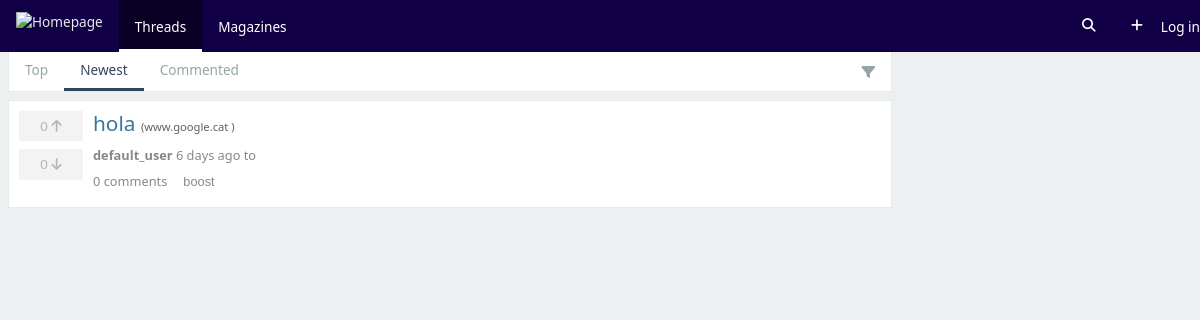
The page / on the database its author committed.
### api/models/thread.py (models this page shows, shortened)
class Publicacio(models.Model):
    num_likes = models.PositiveIntegerField(default=0)
    num_dislikes = models.PositiveIntegerField(default=0)
    author = models.ForeignKey(User, on_delete=models.CASCADE, default='default_user')
    title = models.TextField(max_length=255, default='')
    body = models.TextField(max_length=35000, null=True)
    creation_data = models.DateTimeField(default=timezone.now)
    num_coments = models.PositiveIntegerField(default=0)
    num_boosts = models.PositiveIntegerField(default=0)
    magazine = models.ForeignKey(Magazine, on_delete=models.CASCADE)
    def temps_desde_creacio(self):
        temps = timezone.now()
        diff = temps - self.creation_data
        anys = diff.days // 365
        if anys > 0:
            return "{} years ago".format(anys)
        mesos = diff.days // 30
        if mesos > 0:
            if mesos == 1: return "1 month ago"
            return "{} months ago".format(mesos)
        setmanes = diff.days // 7
        if setmanes > 0:
            if setmanes == 1: return "1 week ago"
            return "{} weeks ago".format(setmanes)
        dies = diff.days % 7
        if dies > 0:
            if dies == 1: return "1 day ago"
            return "{} days ago".format(dies)

class Link(Publicacio):
    url = models.TextField(max_length=35000,default='')

class Publicacio(models.Model):
    num_likes = models.PositiveIntegerField(default=0)
    num_dislikes = models.PositiveIntegerField(default=0)
    author = models.ForeignKey(User, on_delete=models.CASCADE, default='default_user')
    title = models.TextField(max_length=255, default='')
    body = models.TextField(max_length=35000, null=True)
    creation_data = models.DateTimeField(default=timezone.now)
    num_coments = models.PositiveIntegerField(default=0)
    num_boosts = models.PositiveIntegerField(default=0)
    magazine = models.ForeignKey(Magazine, on_delete=models.CASCADE)
    def temps_desde_creacio(self):
        temps = timezone.now()
        diff = temps - self.creation_data
        anys = diff.days // 365
        if anys > 0:
            return "{} years ago".format(anys)
        mesos = diff.days // 30
        if mesos > 0:
            if mesos == 1: return "1 month ago"
            return "{} months ago".format(mesos)
        setmanes = diff.days // 7
        if setmanes > 0:
            if setmanes == 1: return "1 week ago"
            return "{} weeks ago".format(setmanes)
        dies = diff.days % 7
        if dies > 0:
            if dies == 1: return "1 day ago"
            return "{} days ago".format(dies)

### api/views/publicacio_view.py (the view)
# urls.py: path('', views.main_list, {'ordre': 'newest', 'filter': 'tot'}, name='main'),
def main_list(request, ordre=None, filter=None, eliminat=None):
    links = Link.objects.all()
    threads = Thread.objects.all()
    user = request.GET.get('user')
    django_username = request.GET.get('django_user')
    djangoUser = {}
    if user is not None and django_username is not None:
        djangoUser = {
            'user': DjangoUser.objects.get(username=django_username),
            'username': user,
        }
    if ordre == '': ordre = 'newest'
    if filter == 'links':
        tot = links
    elif filter == 'threads':
        tot = threads
    else:
        tot = list(links) + list(threads)
    if ordre == 'top':
        tot = sorted(tot, key=lambda x: x.num_likes, reverse=True)
    elif ordre == 'newest':
        tot = sorted(tot, key=lambda x: x.creation_data, reverse=True)
    elif ordre == 'commented':
        tot = sorted(tot, key=lambda x: x.num_coments, reverse=True)
    context = {'threads': tot, 'active_option': ordre, 'active_filter': filter, 'eliminat': eliminat}
    template = loader.get_template('home.html')
    return HttpResponse(template.render(context, request))

### api/context_processors.py (called while the page is built)
def usuari_context_processor(request):
    return {'usuari': getattr(request, 'usuari', None)}

### api/templates/home.html (shortened to what this page needs)
{% load static %}
<!DOCTYPE html>
<html lang="ca" style="font-size: 100%">
<head>
    <link rel="stylesheet" href="{% static '/css/824.b4cc3385.css' %}" data-turbo-track="reload">
    <link rel="stylesheet" href="{% static '/css/app.910c0aab.css' %}" data-turbo-track="reload">
</head>
<body class="theme--light" data-controller="kbin notifications" data-turbo="false">
{% include 'base.html' with actiu='threads'%}
<div id="middle" class="page-entry-front">
    <div class="kbin-container">
        <main id="main" class="" data-controller="lightbox timeago">
            <aside id="options" class="options options--top">
                <menu class="options__main no-scroll">
                    <li><a class="{% if active_option == 'top' %}active{% endif %}"
                           href="/top/{{ active_filter }}">Top</a></li>
                    <li><a class="{% if active_option == 'newest' %}active{% endif %}"
                           href="/newest/{{ active_filter }}">Newest</a></li>
                    <li><a class="{% if active_option == 'commented' %}active{% endif %}"
                           href="/commented/{{ active_filter }}">Commented</a></li>
                </menu>
                <menu class="options__filters">
                    <li class="dropdown">
                        <button aria-label="Filtrar per tipus" title="Filtrar per tipus"><i
                                class="fa-solid fa-filter"></i>
                        </button>
                    </li>
                </menu>
            </aside>
            <div id="content">
                {% for thread in threads %}
                    {% include 'show_threads.html' %}
                {% endfor %}
            </div>
        </main>
    </div>
</div>
</body>
</html>

### api/templates/show_threads.html (shortened to what this page needs)
<!DOCTYPE html>
<html lang="en">
<article
        class="entry section subject{% if thread.author.email == user.email %} own{% endif %}{% if single %} entry--single section--top{% endif %}">
    <header>
        <h1>
            <a rel="nofollow noopener noreferrer" href="{% url 'veure_thread' thread.id 'top' %}">{{ thread.title }}</a>
            {% if thread.url != None %}
                <span class="entry__domain">
                (<a href="https://{{ thread.url }}" target="_blank">{{ thread.url }} </a>)
                </span>
            {% endif %}
        </h1>
    </header>
    <aside class="meta entry__meta">
        <a class="user-inline" href="/u/{{ thread.author_id }}">{{ thread.author_id }}</a>
        <time class="timeago"
              datetime="{{ thread.temps_desde_creacio }}">{{ thread.temps_desde_creacio }}</time>
        <span> to </span>
    </aside>
    <aside class="vote">
        <form action="{% url 'votar_thread' thread.id %}" name="votar_thread" method="post" class="vote__up">
            <button type="submit" title="Vots positius" aria-label="Vots positius">
                <span data-subject-target="favCounter">{{ thread.num_likes }}</span>
                <span><i class="fa-solid fa-arrow-up"></i></span>
            </button>
        </form>
        <form action="{% url 'votar_thread' thread.id %}" name="votar_thread" method="post" class="vote__down">
            <button type="submit" title="Vots negatius" aria-label="Vots negatius">
                <span data-subject-target="downvoteCounter">{{ thread.num_dislikes }}</span> <span><i
                    class="fa-solid fa-arrow-down"></i></span>
            </button>
        </form>
    </aside>
    <footer>
        <menu>
            <li>
                <a class="stretched-link" href="{% url 'veure_thread' thread.id 'top' %}"><span
                        data-subject-target="commentsCounter">{{ thread.num_coments }}</span> comments </a>
            </li>
            <li>
                <form action="{% url 'boost_thread' thread.id %}" name="boost_thread" method="post">
                    <button class="boost-link stretched-link" type="submit"
                            data-action="subject#favourite">boost
                    </button>
                </form>
            </li>
        </menu>
    </footer>
</article>
</html>

### static/css/824.b4cc3385.css (style rules this page uses)
:root { --ts-pr-clear-button: 0; --ts-pr-caret: 0; --ts-pr-min: .75rem }

### rows shown on the page
Link: title "hola", url "www.google.cat", author_id "default_user", temps_desde_creacio "6 days ago", num_likes "0", num_dislikes "0", num_coments "0"
